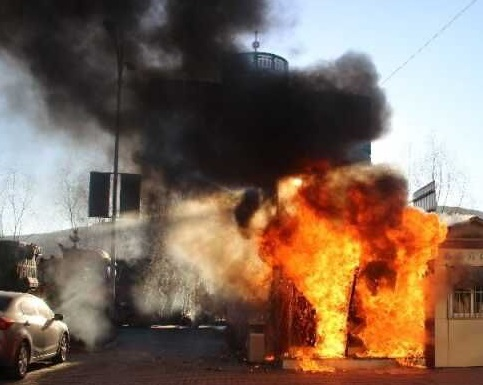
//> input picture Fire/firepic/2.jpg, 483 x 385 px
$ ./源   (built with g++ and OpenCV 4)
//> lines starting //> are read from the running program, lines starting //| are printed output that depends on the picture; after the words box and inside, x2 and y2 are one past the last pixel; in counts of white or black regions, pixels touching at a corner belong together
#include "core/core.hpp"
#include "highgui/highgui.hpp"
#include "imgproc/imgproc.hpp"
#include "video/tracking.hpp"
#include<iostream>
//思路 火焰分布的特征焰心 ，，，，， 烟雾特征  上大下小   火焰 上小夏大
// 局限  只能分析常规火焰且在白天
using namespace cv;
using namespace std;
Mat CheckColor(Mat &inImg);
void DrawFire(Mat &inputImg, Mat fireImg, int B, int G, int R);
double dist(int r, int g, int b);
bool countsmoke( Mat fireImg);
void delete_jut(Mat& src, Mat& dst, int uthreshold, int vthreshold, int type);
void imageblur(Mat& src, Mat& dst, Size size, int threshold);
void edgedeal(Mat &inImg);
bool IsSmoke(Mat &inImg);
void RemoveFSmoke(Mat &Smoke, Mat fire);
void ChangeFlags(Mat &src);
int main()
{
//	string filepath = "Smoke//Smoke7.jpg";
	string filepath = "firepic//2.jpg";
	Mat inputImg = imread(filepath,1);
//> inputImg is the input picture: 385 rows x 483 cols, CV_8UC3; mean B, G, R 90.2, 105.5, 127.8
  	CheckColor(inputImg);
	return 0;
}
Mat CheckColor(Mat &inImg)
{
	Mat fireImg;
	fireImg.create(inImg.size(),CV_8UC1);
	Mat smokeImg;
	smokeImg.create(inImg.size(), CV_8UC1);
	int redThre = 135; // 115~135
	int saturationTh = 45; //55~65
	Mat multiRGB[3];
	int a = inImg.channels();
//> a = 3
	split(inImg,multiRGB); //将图片拆分成R,G,B,三通道的颜色
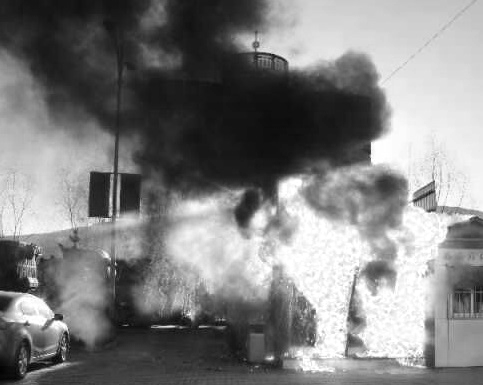
//> multiRGB[2]: 385 rows x 483 cols, CV_8UC1; min 1, max 255, mean 127.8
	//用颜色处理识别烟雾以及火焰区域
	for (int i = 0; i < inImg.rows; i ++)
	{
		for (int j = 0; j < inImg.cols; j ++)
		{
			float B,G,R;
			B = multiRGB[0].at<uchar>(i,j); //每个像素的R,G,B值
			G = multiRGB[1].at<uchar>(i,j);
			R = multiRGB[2].at<uchar>(i,j);


			int maxValue = max(max(B,G),R);
			int minValue = min(min(B,G),R);

			double S = (1-3.0*minValue/(R+G+B));

			//R > RT  R>=G>=B  S>=((255-R)*ST/RT)
		if (R > redThre && R >= G && G >= B && S > 0.20 && S > ((255 - R) * saturationTh / redThre))
{
	fireImg.at<uchar>(i, j) = 255;
}
		else
		{
			fireImg.at<uchar>(i, j) = 0;
		}
		//	 	if (R >= 200 && G >= 200 && G >= B&&B <= 180 ) fireImg.at<uchar>(i, j) = 255;
		if (R <= 80 && G <= 80 && G <= B&&B <= 80)// && dist(R, G, B)<1)
		//  if (dist(R,G,B)<10)
		smokeImg.at<uchar>(i, j) = 255;
		else
		smokeImg.at<uchar>(i, j) = 0;

		}
	}
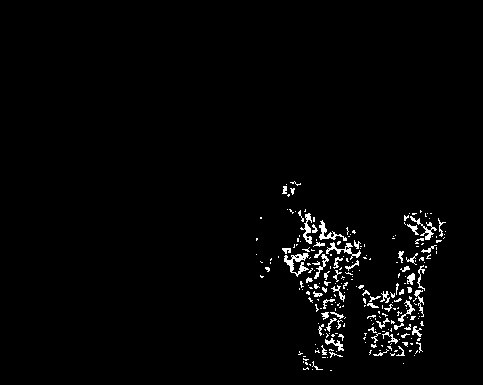
//> fireImg: 385 rows x 483 cols, CV_8UC1; 2.1% white in thin lines or dots, all inside (x1, y1, x2, y2) = (256, 181, 446, 371)
//> smokeImg: 385 rows x 483 cols, CV_8UC1; 21% white; 112 white regions (93 under 20 px), largest, box (x1, y1, x2, y2) and area: (4, 0, 380, 184) 32508, (102, 270, 245, 362) 4261, (89, 172, 118, 215) 756
	dilate(fireImg, fireImg, Mat(5, 5, CV_8UC1));//像的膨胀操作，将可能分散的点连接起来
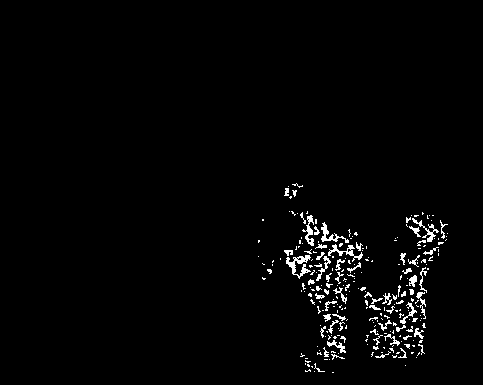
//> fireImg: 385 rows x 483 cols, CV_8UC1; 2.1% white in thin lines or dots, all inside (x1, y1, x2, y2) = (258, 183, 448, 373)
	imshow("烟雾识别", smokeImg);
	edgedeal(smokeImg);//所有的边缘处理过程
	imshow("火焰识别", fireImg);
	RemoveFSmoke(smokeImg, fireImg);//去除非烟雾部分
	imshow("去除假烟雾", smokeImg);
	DrawFire(inImg, smokeImg, 255, 0, 0);
	DrawFire(inImg, fireImg, 0, 255, 0);
	imshow("FinalShow", inImg);
	waitKey(0);
	return fireImg;

}
void RemoveFSmoke(Mat &Smoke, Mat fire)
{
	int n = Smoke.rows;
	int m = Smoke.cols;
	int low = 0;

	//printf("\n%d %d\n", n, m);
	printf("!!!!");
	for (int i = 0; i < m; i++)
		for (int j = n - 1; j > 0; j--)
		{
			if (fire.at<uchar>(j, i) > 0)
			{
				//printf("low=%d\n",low);
				for (int k = j; k < n; k++)
					Smoke.at<uchar>(k, i) = 0;
				if (low == 0)
				{
					//printf("????");
					printf("%d %d",j,i);
					for (int k = 0; k <= i; k++)
					  for (int t=j;t<n;t++)
						Smoke.at<uchar>(t, k) = 0;
				}
				low = j;
				break;
			}
			if (j==0 && low>0)
				for (int k = low; k < n; k++)
					Smoke.at<uchar>(k, i) = 0;
		}
	if (low != 0)
		for (int i = m - 1; i--; i > 0)
			if (fire.at<uchar>(low, i) > 0) break;
			else
			{
				for (int k = low; k < n; k++)
					Smoke.at<uchar>(k, i) = 0;
			}
	//Smoke.at<uchar>(low,i) = 0;
	//imshow("1",Smoke);
	IsSmoke(Smoke);
}
// [6 lines left out: function ChangeFlags, not called in this run]
void edgedeal(Mat &inImg)
{
	Mat smokeImg;
	smokeImg = inImg.clone();
	//imshow("Firstsmoke", smokeImg);
	Mat  tmp;
	tmp.create(inImg.size(), CV_8UC1);
	dilate(smokeImg, smokeImg, Mat(10, 10, CV_8UC1));//腐蚀
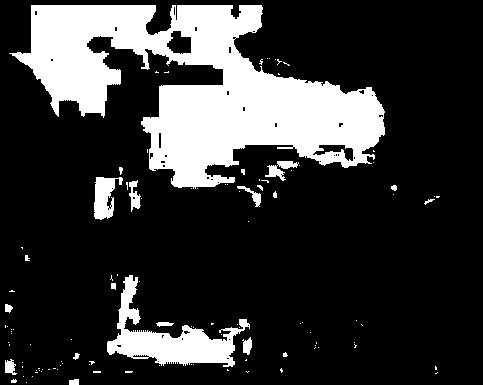
//> smokeImg: 385 rows x 483 cols, CV_8UC1; 21% white; 111 white regions (92 under 20 px), largest, box (x1, y1, x2, y2) and area: (9, 5, 385, 189) 32508, (107, 275, 250, 367) 4261, (94, 177, 123, 220) 756
	delete_jut(smokeImg, tmp, 10, 10, 1);//去除突起
	imageblur(tmp, smokeImg, Size(20, 20), 125);//平滑边缘
	Mat m_ResImg;
	Canny(smokeImg, m_ResImg, 50, 200);
	//if (IsSmoke(smokeImg)) printf("This is TRUE!\n");
	//else printf("this is FAKE!\n");
}
bool IsSmoke(Mat &inImg)
{
	int S = 0, L = 0;
	int q[4000][2];
	Mat gray_src;
	cvtColor(inImg, gray_src, CV_BGR2GRAY);//转化为灰度图
	inImg = gray_src.clone();
	int l = 0, r = 0;
	int n = inImg.rows;
	int m = inImg.cols;
	for (int i = 0; i < inImg.rows; i++)
	{
		for (int j = 0; j < inImg.cols; j++)
			if (inImg.at<uchar>(i, j) == 255)
			{
				l = 0; r = 1;
				S = 1; L = 0;
				q[l][0] = i; q[l][1] = j; inImg.at<uchar>(i, j) = 100;
				while (l != r)
				{
					int t = 0;
					int x = q[l][0] + 1; int y = q[l][1];// +1;
					if (x >= 0 && x < n && y >= 0 && y < m)
					{
						if (inImg.at<uchar>(x, y) == 255)
						{
							S++;   q[r][0] = x; q[r][1] = y; inImg.at<uchar>(x, y) = 100; r = (r++) % 3777;
						}
						else if (inImg.at<uchar>(x, y) == 0) t++;

					}
				   else t++;
					x = q[l][0] - 1; y = q[l][1];// +1;
					if (x >= 0 && x < n && y >= 0 && y < m)
				{
					if (inImg.at<uchar>(x, y) == 255)
					{
						S++;   q[r][0] = x; q[r][1] = y; inImg.at<uchar>(x, y) = 100; r = (r++) % 3777;
					}
					else if (inImg.at<uchar>(x, y) == 0) t++;

				}
					else t++;
					x = q[l][0]; y = q[l][1] - 1;
					if (x >= 0 && x < n && y >= 0 && y < m)
				{
					if (inImg.at<uchar>(x, y) == 255)
					{
						S++;   q[r][0] = x; q[r][1] = y; inImg.at<uchar>(x, y) = 100; r = (r++) % 3777;
					}
					else if (inImg.at<uchar>(x, y) == 0) t++;

				}
					else t++;
					x = q[l][0] ; y = q[l][1] +1;
					if (x >= 0 && x < n && y >= 0 && y < m)
				{
					if (inImg.at<uchar>(x, y) == 255)
					{
						S++;   q[r][0] = x; q[r][1] = y; inImg.at<uchar>(x, y) = 100; r = (r++) % 3777;
					}
					else if (inImg.at<uchar>(x, y) == 0) t++;

				}
					else t++;
					if (t > 0) L++;
					l = (l++) % 3777;
				}
			double tmp = (L*1.0*L) / S;//标准圆形此时应为4*pi  越大则说明越不规则

			int num = 250;
			if (tmp < 20)  num = 0;
			Mat tmpmat = inImg.clone();
			//cvThreshold(tmp, inImg, 100, 255, CV_THRESH_BINARY);
			//printf("S=%d L=%d 输出=%.2f %d \n", S, L, tmp,num);
			{
				l = 0; r = 1;
				inImg.at<uchar>(i, j) = num;
				q[l][0] = i; q[l][1] = j;
				while (l != r)
				{
					int x = q[l][0] + 1; int y = q[l][1];// +1;
					if ( x >= 0 && x<n && y >= 0 && y<m)
						if (inImg.at<uchar>(x, y) == 100)
					{
                         q[r][0] = x; q[r][1] = y; inImg.at<uchar>(x, y) = num; r = (r++) % 3777;
					}

					x = q[l][0] - 1; y = q[l][1];// - 1;
					if (x >= 0 && x<n && y >= 0 && y<m)
						if (inImg.at<uchar>(x, y) == 100)
					{
						q[r][0] = x; q[r][1] = y; inImg.at<uchar>(x, y) = num; r = (r++) % 3777;
					}

					x = q[l][0]; y = q[l][1] + 1;
					if (x >= 0 && x<n && y >= 0 && y<m)
						if (inImg.at<uchar>(x, y) == 100)
					{
						 q[r][0] = x; q[r][1] = y; inImg.at<uchar>(x, y) = num; r = (r++) % 3777;
					}

					x = q[l][0] ; y = q[l][1] - 1;
					if (x >= 0 && x<n && y >= 0 && y<m)
						if (inImg.at<uchar>(x, y) == 100)
					{
						 q[r][0] = x; q[r][1] = y; inImg.at<uchar>(x, y) = num; r = (r++) % 3777;
					}

					l = (l++) % 3777;
					//printf("%d %d\n", q[l][0],q[l][1]);
				}
			}
			//printf("已处理\n");;
		}

	}

	ChangeFlags(inImg);
	// [4 lines of commented-out code are left out]

	return true;
	// [19 lines of commented-out code are left out]
}
// [115 lines left out: functions DrawFire, countsmoke, dist, not called in this run]
//去除二值图像边缘的突出部
//uthreshold、vthreshold分别表示突出部的宽度阈值和高度阈值
//type代表突出部的颜色，0表示黑色，1代表白色
void delete_jut(Mat& src, Mat& dst, int uthreshold, int vthreshold, int type)
{
//> called with uthreshold = 10, vthreshold = 10, type = 1
	int threshold;
	src.copyTo(dst);
	int height = dst.rows;
//> height = 385
	int width = dst.cols;
//> width = 483
	int k;  //用于循环计数传递到外部
	for (int i = 0; i < height - 1; i++)
	{
		uchar* p = dst.ptr<uchar>(i);
		for (int j = 0; j < width - 1; j++)
		{
			if (type == 0)
			{
				//行消除
				if (p[j] == 255 && p[j + 1] == 0)
				{
					if (j + uthreshold >= width)
					{
						for (int k = j + 1; k < width; k++)
							p[k] = 255;
					}
					else
					{
						for (k = j + 2; k <= j + uthreshold; k++)
						{
							if (p[k] == 255) break;
						}
						if (p[k] == 255)
						{
							for (int h = j + 1; h < k; h++)
								p[h] = 255;
						}
					}
				}
				//列消除
				if (p[j] == 255 && p[j + width] == 0)
				{
					if (i + vthreshold >= height)
					{
						for (k = j + width; k < j + (height - i)*width; k += width)
							p[k] = 255;
					}
					else
					{
						for (k = j + 2 * width; k <= j + vthreshold*width; k += width)
						{
							if (p[k] == 255) break;
						}
						if (p[k] == 255)
						{
							for (int h = j + width; h < k; h += width)
								p[h] = 255;
						}
					}
				}
			}
			else  //type = 1
			{
				//行消除
				if (p[j] == 0 && p[j + 1] == 255)
				{
					if (j + uthreshold >= width)
					{
						for (int k = j + 1; k < width; k++)
							p[k] = 0;
					}
					else
					{
						for (k = j + 2; k <= j + uthreshold; k++)
						{
							if (p[k] == 0) break;
						}
						if (p[k] == 0)
						{
							for (int h = j + 1; h < k; h++)
								p[h] = 0;
						}
					}
				}
				//列消除
				if (p[j] == 0 && p[j + width] == 255)
				{
					if (i + vthreshold >= height)
					{
						for (k = j + width; k < j + (height - i)*width; k += width)
							p[k] = 0;
					}
					else
					{
						for (k = j + 2 * width; k <= j + vthreshold*width; k += width)
						{
							if (p[k] == 0) break;
						}
						if (p[k] == 0)
						{
							for (int h = j + width; h < k; h += width)
								p[h] = 0;
						}
					}
				}
			}
		}
	}
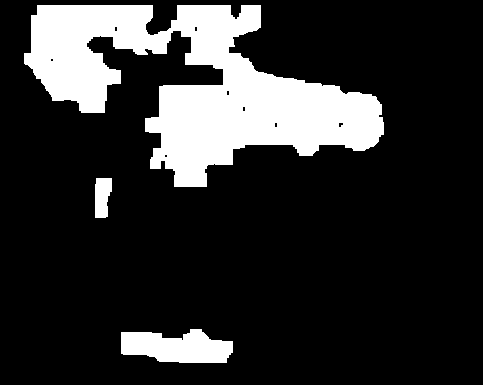
//> dst: 385 rows x 483 cols, CV_8UC1; 18.2% white; 3 white regions, box (x1, y1, x2, y2) and area: (24, 5, 384, 187) 30385, (121, 329, 233, 363) 2804, (95, 178, 112, 218) 572
}
void imageblur(Mat& src, Mat& dst, Size size, int threshold)
{
//> called with size = Size(20, 20), threshold = 125
	int height = src.rows;
//> height = 385
	int width = src.cols;
//> width = 483
	blur(src, dst, size);
	for (int i = 0; i < height; i++)
	{
		uchar* p = dst.ptr<uchar>(i);
		for (int j = 0; j < width; j++)
		{
			if (p[j] < threshold)
				p[j] = 0;
			else p[j] = 255;
		}
	}
//> dst: 385 rows x 483 cols, CV_8UC1; 18.6% white; 3 white regions, box (x1, y1, x2, y2) and area: (27, 0, 384, 188) 31354, (121, 331, 232, 364) 2717, (95, 180, 112, 213) 439
//> in edgedeal, `Canny(smokeImg, m_ResImg, 50, 200);`:
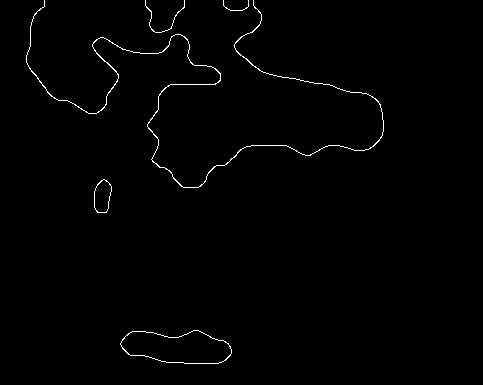
//> m_ResImg: 385 rows x 483 cols, CV_8UC1; 0.88% white in thin lines or dots, all inside (x1, y1, x2, y2) = (26, 0, 384, 364)
//> after the loop in RemoveFSmoke, `for (int i = 0; i < m; i++)`:
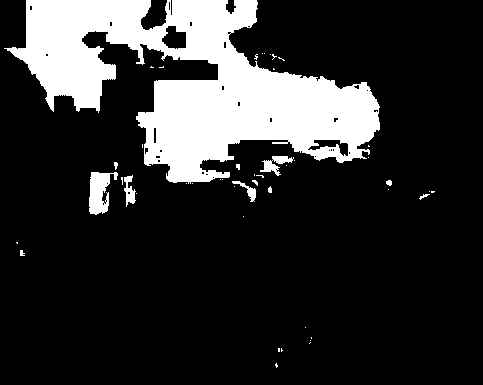
//> Smoke: 385 rows x 483 cols, CV_8UC1; 18.4% white; 47 white regions (36 under 20 px), largest, box (x1, y1, x2, y2) and area: (4, 0, 380, 184) 32508, (89, 172, 118, 215) 756, (260, 156, 294, 176) 285
//> after the loop in RemoveFSmoke, `for (int i = 0; i < m; i++)`: low = 233
//> (the run ends here: the program stops with an error, at `cvtColor(inImg, gray_src, CV_BGR2GRAY);`)

$ run again, with Fire/firepic/0.jpg copied over Fire/firepic/2.jpg
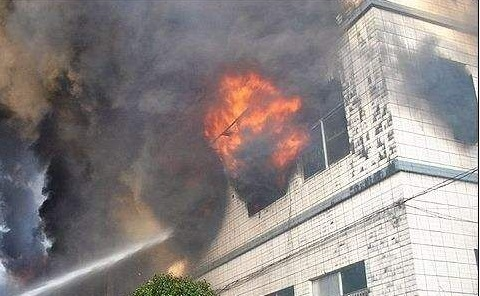
//> input picture Fire/firepic/0.jpg, 480 x 296 px
//> inputImg is the input picture: 296 rows x 480 cols, CV_8UC3; mean B, G, R 135.1, 136.2, 143.5
//> m_ResImg: 296 rows x 480 cols, CV_8UC1; 0.25% white in thin lines or dots, all inside (x1, y1, x2, y2) = (0, 126, 88, 238)
//> after the loop in RemoveFSmoke, `for (int i = 0; i < m; i++)`:
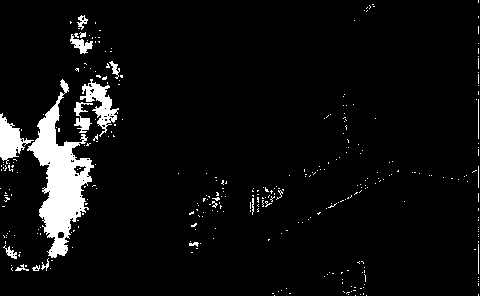
//> Smoke: 296 rows x 480 cols, CV_8UC1; 5.6% white; 329 white regions (311 under 20 px), largest, box (x1, y1, x2, y2) and area: (27, 79, 94, 258) 4564, (80, 79, 119, 137) 793, (0, 113, 34, 164) 761
//> after the loop in RemoveFSmoke, `for (int i = 0; i < m; i++)`: low = 108
//> after the loop in RemoveFSmoke, `for (int i = m - 1; i--; i > 0)`:
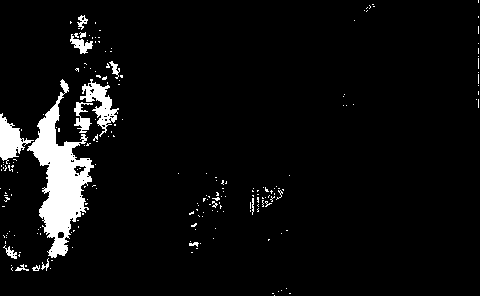
//> Smoke: 296 rows x 480 cols, CV_8UC1; 5.4% white; 205 white regions (190 under 20 px), largest, box (x1, y1, x2, y2) and area: (27, 79, 94, 258) 4564, (80, 79, 119, 137) 793, (0, 113, 34, 164) 761

$ run again, with Fire/firepic/3.jpg copied over Fire/firepic/2.jpg
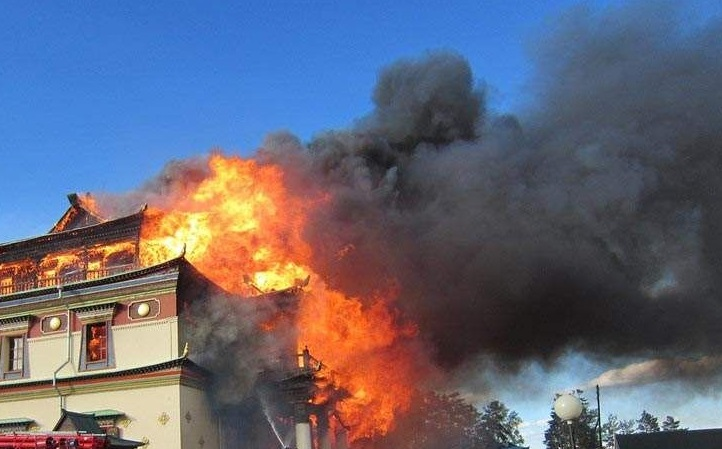
//> input picture Fire/firepic/3.jpg, 722 x 449 px
//> inputImg is the input picture: 449 rows x 722 cols, CV_8UC3; mean B, G, R 119.2, 102.6, 101.4
//> m_ResImg: 449 rows x 722 cols, CV_8UC1; 0.67% white in thin lines or dots, all inside (x1, y1, x2, y2) = (196, 101, 722, 449)
//> the loop in RemoveFSmoke, `for (int i = 0; i < m; i++)` made 722 passes
//> low on passes 1 to 3: 0, 0, 270
//> after the loop in RemoveFSmoke, `for (int i = 0; i < m; i++)`: low = 410
//> after the loop in RemoveFSmoke, `for (int i = m - 1; i--; i > 0)`:
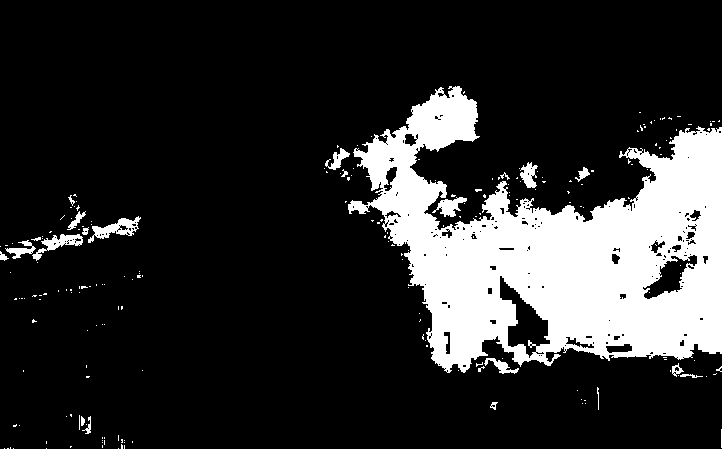
//> Smoke: 449 rows x 722 cols, CV_8UC1; 17.8% white; 211 white regions (189 under 20 px), largest, box (x1, y1, x2, y2) and area: (348, 86, 722, 373) 54222, (88, 216, 141, 243) 529, (32, 234, 83, 261) 448
